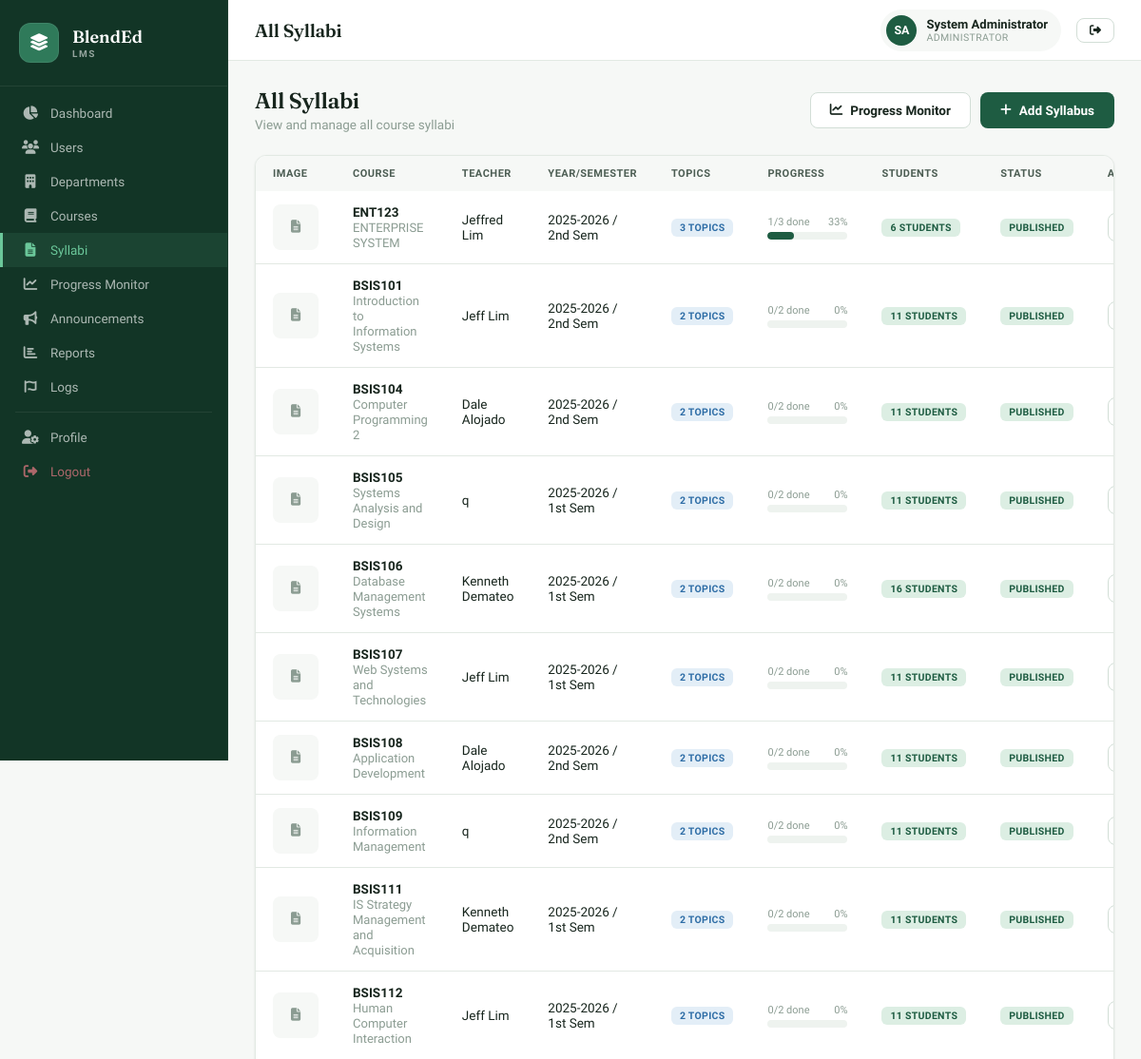
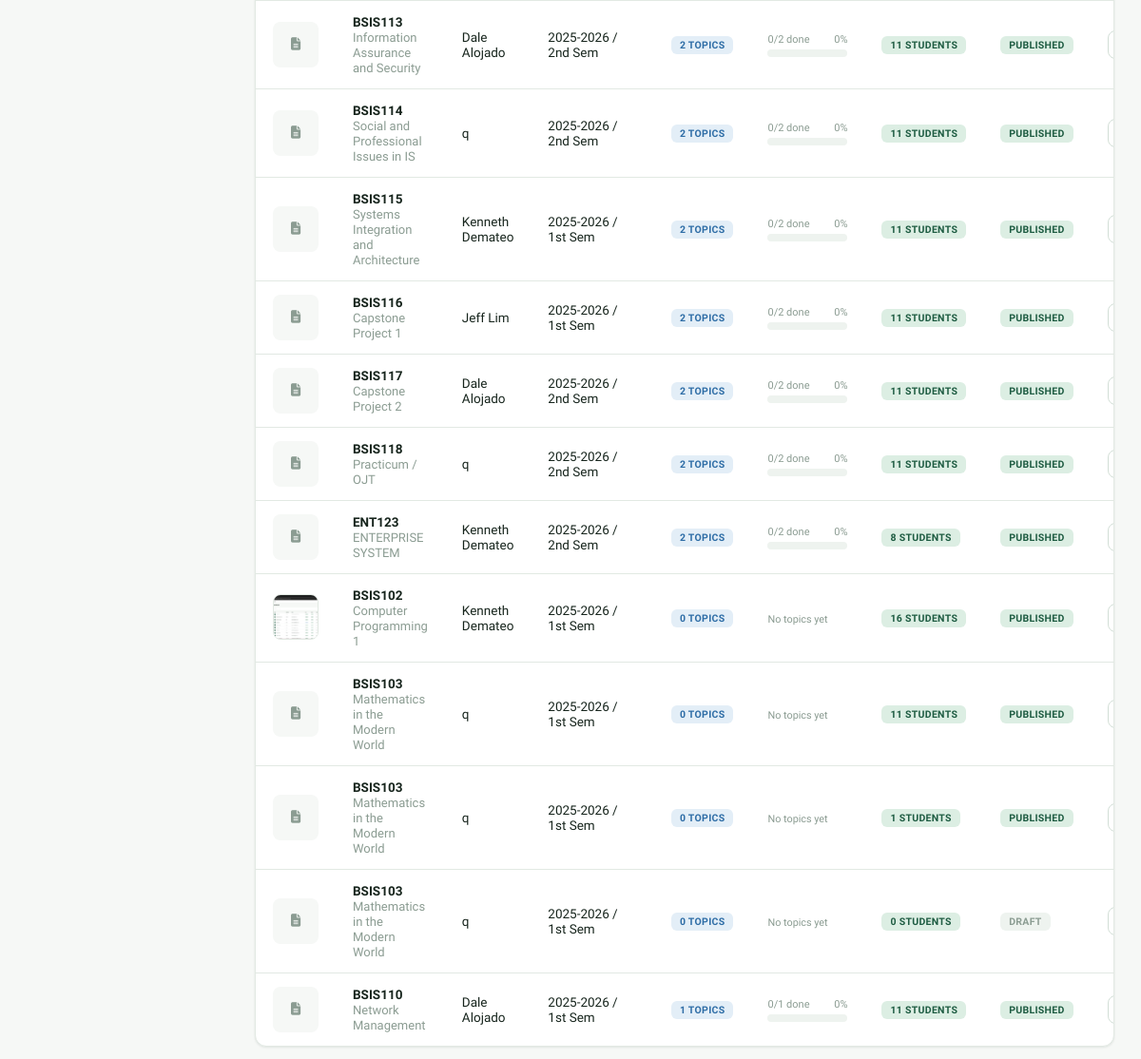
/admin/syllabi.php (signed in), run on the app's committed database (2 pictures, top to bottom).
### tables this page shows
CREATE TABLE `syllabi` (
  `id` int NOT NULL AUTO_INCREMENT,
  `course_id` int NOT NULL,
  `teacher_id` int NOT NULL,
  `academic_year` varchar(20) NOT NULL,
  `semester` enum('1st','2nd','Summer') NOT NULL,
  `section_name` varchar(100) DEFAULT NULL,
  `course_description` text,
  `course_outcomes` text,
  `grading_system` text,
  `status` enum('draft','published','archived') DEFAULT 'draft',
  `image_path` varchar(255) DEFAULT NULL,
  `syllabus_file` varchar(255) DEFAULT NULL,
  `external_url` varchar(500) DEFAULT NULL,
  `created_at` timestamp NOT NULL DEFAULT CURRENT_TIMESTAMP,
  `updated_at` timestamp NOT NULL DEFAULT CURRENT_TIMESTAMP ON UPDATE CURRENT_TIMESTAMP,
  PRIMARY KEY (`id`),
  KEY `course_id` (`course_id`),
  KEY `teacher_id` (`teacher_id`),
  CONSTRAINT `syllabi_ibfk_1` FOREIGN KEY (`course_id`) REFERENCES `courses` (`id`) ON DELETE CASCADE,
  CONSTRAINT `syllabi_ibfk_2` FOREIGN KEY (`teacher_id`) REFERENCES `users` (`id`) ON DELETE CASCADE
);

CREATE TABLE `courses` (
  `id` int NOT NULL AUTO_INCREMENT,
  `department_id` int NOT NULL,
  `course_code` varchar(20) NOT NULL,
  `course_name` varchar(150) NOT NULL,
  `description` text,
  `units` int DEFAULT '3',
  `prerequisite` varchar(255) DEFAULT 'None',
  `year_level` int DEFAULT '1',
  `semester` enum('1st','2nd','Summer') DEFAULT '1st',
  `status` enum('active','inactive') DEFAULT 'active',
  `created_at` timestamp NOT NULL DEFAULT CURRENT_TIMESTAMP,
  PRIMARY KEY (`id`),
  UNIQUE KEY `course_code` (`course_code`),
  KEY `department_id` (`department_id`),
  CONSTRAINT `courses_ibfk_1` FOREIGN KEY (`department_id`) REFERENCES `departments` (`id`) ON DELETE CASCADE
);

CREATE TABLE `users` (
  `id` int NOT NULL AUTO_INCREMENT,
  `username` varchar(50) NOT NULL,
  `password` varchar(255) NOT NULL,
  `full_name` varchar(100) NOT NULL,
  `email` varchar(100) NOT NULL,
  `role` enum('admin','teacher','student') NOT NULL,
  `profile_pic` varchar(255) DEFAULT NULL,
  `status` enum('active','inactive') DEFAULT 'active',
  `created_at` timestamp NOT NULL DEFAULT CURRENT_TIMESTAMP,
  `updated_at` timestamp NOT NULL DEFAULT CURRENT_TIMESTAMP ON UPDATE CURRENT_TIMESTAMP,
  PRIMARY KEY (`id`),
  UNIQUE KEY `username` (`username`),
  UNIQUE KEY `email` (`email`)
);

### admin/syllabi.php (the view, shortened to what this page needs)
<?php
require_once '../includes/config.php';
$syllabi = $conn->query("SELECT s.*, c.course_name, c.course_code, u.full_name as teacher_name,
    (SELECT COUNT(*) FROM syllabus_topics st WHERE st.syllabus_id=s.id) as topic_count,
    (SELECT COUNT(*) FROM syllabus_topics st WHERE st.syllabus_id=s.id AND st.is_completed=1) as completed_count,
    (SELECT COUNT(*) FROM enrollments e WHERE e.syllabus_id=s.id) as student_count
    FROM syllabi s JOIN courses c ON s.course_id=c.id JOIN users u ON s.teacher_id=u.id ORDER BY s.created_at DESC");
?>
<?php require_once '../includes/header.php'; ?>
<div class="app-layout">
<?php require_once '../includes/sidebar.php'; ?>
<div class="main-content">
<?php require_once '../includes/topbar.php'; ?>
<div class="page-content">
<div class="page-header">
    <div class="page-header-left"><h2>All Syllabi</h2><p>View and manage all course syllabi</p></div>
    <div class="page-header-right" style="display:flex;gap:10px">
        <a href="monitoring.php" class="btn btn-secondary"><i class="fas fa-chart-line"></i> Progress Monitor</a>
        <button class="btn btn-primary" onclick="openAddModal()"><i class="fas fa-plus"></i> Add Syllabus</button>
    </div>
</div>
<div class="card">
<div class="table-wrap"><table>
<thead><tr><th>Image</th><th>Course</th><th>Teacher</th><th>Year/Semester</th><th>Topics</th><th>Progress</th><th>Students</th><th>Status</th><th>Actions</th></tr></thead>
<tbody>
<?php while($s=$syllabi->fetch_assoc()):
    $topicCount = (int)$s['topic_count'];
    $completedCount = (int)$s['completed_count'];
    $pct = $topicCount > 0 ? round($completedCount / $topicCount * 100) : 0;
?>
<tr>
    <td>
        <?php if (!empty($s['image_path'] ?? null)): ?>
            <img src="<?= BASE_URL ?>uploads/syllabi/<?= htmlspecialchars($s['image_path']) ?>" style="width:48px;height:48px;object-fit:cover;border-radius:8px;border:1px solid var(--border)">
        <?php else: ?>
            <div style="width:48px;height:48px;border-radius:8px;background:var(--bg);display:flex;align-items:center;justify-content:center;color:var(--text3)"><i class="fas fa-file-alt"></i></div>
        <?php endif; ?>
    </td>
    <td>
        <strong><?= htmlspecialchars($s['course_code']) ?></strong>
        <br><small class="text-muted"><?= htmlspecialchars($s['course_name']) ?></small>
    </td>
    <td><?= htmlspecialchars($s['teacher_name']) ?></td>
    <td><?= $s['academic_year'] ?> / <?= $s['semester'] ?> Sem</td>
    <td><span class="badge badge-blue"><?= $topicCount ?> topics</span></td>
    <td style="min-width:120px">
        <?php if ($topicCount > 0): ?>
        <div style="display:flex;justify-content:space-between;font-size:11px;color:var(--text3);margin-bottom:4px">
            <span><?= $completedCount ?>/<?= $topicCount ?> done</span>
            <span><?= $pct ?>%</span>
        </div>
        <div class="progress-bar" style="height:8px"><div class="progress-fill" style="width:<?= $pct ?>%"></div></div>
        <?php else: ?>
            <span class="text-muted"><small>No topics yet</small></span>
        <?php endif; ?>
    </td>
    <td><span class="badge badge-green"><?= $s['student_count'] ?> students</span></td>
    <td><?php $sc=['draft'=>'badge-gray','published'=>'badge-green','archived'=>'badge-orange'];
        echo '<span class="badge '.$sc[$s['status']].'">'.ucfirst($s['status']).'</span>'; ?></td>
    <td><div class="action-btns">
        <a href="<?= BASE_URL ?>teacher/export_syllabus.php?id=<?= $s['id'] ?>" target="_blank" class="btn btn-secondary btn-sm" title="Print / Export Syllabus Mapping" style="color:var(--primary)"><i class="fas fa-print"></i></a>
    </div></td>
</tr>
<?php endwhile; ?>
</tbody>
</table></div>
</div>
</div></div></div>
</body></html>

### assets/css/style.css (style rules this page uses)
:root { --primary: #1E5C42; --primary-dark: #123526; --primary-mid: #2F7A5A; --primary-light: #DCEEE3; --accent: #C1774A; --accent-tint: #F5E6DA; --bg: #F6F8F6; --bg2: #EEF3EF; --white: #FFFFFF; --text: #17251D; --text2: #4C5D53; --text3: #8B9C92; --border: #E2E9E3; --border2: #D2DED6; --ease: cubic-bezier(.4,0,.2,1); --ease-out: cubic-bezier(0,0,.2,1); --shadow-xs: 0 1px 2px rgba(18,53,38,.05); --shadow-sm: 0 1px 3px rgba(18,53,38,.06), 0 1px 2px rgba(18,53,38,.04); --shadow-md: 0 4px 12px rgba(18,53,38,.08); --shadow-lg: 0 12px 32px rgba(18,53,38,.12); --radius-sm: 8px; --radius: 12px; --radius-lg: 16px; --sidebar-w: 240px; --header-h: 64px; --font: 'Plus Jakarta Sans', sans-serif; --font-display: 'Fraunces', serif; --danger: #C0364A; --danger-tint: #FBE4E7; --warning: #B67A2E; --warning-tint: #FBF0DE; --info: #2E6DA6; --info-tint: #E3EEF7; --success: #1E5C42; --success-tint: #DCEEE3; --shadow: var(--shadow-sm); --shadow2: var(--shadow-lg); }
*, *::before, *::after { box-sizing: border-box; margin: 0; padding: 0; }
html { scroll-behavior: smooth; }
body { font-family: var(--font); background: var(--bg); color: var(--text); min-height: 100vh; -webkit-font-smoothing: antialiased; }
.btn { display: inline-flex; align-items: center; gap: 8px; padding: 10px 20px; border-radius: var(--radius-sm); font-family: var(--font); font-weight: 600; font-size: 13.5px; cursor: pointer; border: 1.5px solid transparent; transition: background-color .15s var(--ease), border-color .15s var(--ease), transform .1s var(--ease), box-shadow .15s var(--ease); text-decoration: none; }
.btn-primary { background: var(--primary); color: white; }
.btn-secondary { background: var(--white); color: var(--text); border-color: var(--border2); }
.btn-sm { padding: 6px 13px; font-size: 12px; }
.app-layout { display: flex; min-height: 100vh; width: 100%; }
.main-content { margin-left: var(--sidebar-w); flex: 1; display: flex; flex-direction: column; min-width: 0; }
.page-content { padding: 28px; flex: 1; width: 100%; max-width: 1440px; margin: 0 auto; }
.card { background: var(--white); border-radius: var(--radius); box-shadow: var(--shadow-sm); border: 1px solid var(--border); overflow: hidden; width: 100%; }
.table-wrap { width: 100%; overflow-x: auto; -webkit-overflow-scrolling: touch; border-radius: 0 0 var(--radius) var(--radius); }
table { width: 100%; border-collapse: collapse; min-width: 600px; }
thead { background: var(--bg); }
th { padding: 12px 18px; text-align: left; font-size: 11px; font-weight: 700; color: var(--text2); text-transform: uppercase; letter-spacing: .5px; }
td { padding: 14px 18px; font-size: 13.5px; color: var(--text); border-bottom: 1px solid var(--border); vertical-align: middle; }
tbody tr { transition: background-color .12s var(--ease); }
tbody tr:last-child td { border-bottom: none; }
.badge { display: inline-flex; align-items: center; gap: 4px; padding: 3px 9px; border-radius: 6px; font-size: 10.5px; font-weight: 700; letter-spacing: .3px; text-transform: uppercase; white-space: nowrap; }
.badge-green { background: var(--success-tint); color: var(--primary); }
.badge-blue { background: var(--info-tint); color: var(--info); }
.badge-gray { background: var(--bg2); color: var(--text3); }
.progress-bar { height: 7px; background: var(--bg2); border-radius: 5px; overflow: hidden; }
.progress-fill { height: 100%; border-radius: 5px; background: var(--primary); transition: width .5s var(--ease); }
.page-header { display: flex; align-items: center; justify-content: space-between; margin-bottom: 24px; gap: 16px; }
.page-header-left h2 { font-family: var(--font-display); font-size: 23px; font-weight: 600; color: var(--text); letter-spacing: -.3px; }
.page-header-left p { font-size: 13.5px; color: var(--text3); margin-top: 3px; }
.text-muted { color: var(--text3); font-size: 13px; }
.action-btns { display: flex; gap: 6px; }

### data on the page
syllabi: course.course_code "ENT123", course.course_name "ENTERPRISE SYSTEM", teacher.full_name "Jeffred Lim", academic_year "2025-2026", semester "2nd", topicCount "3", completedCount "1", pct "33", student_count "6", status "PUBLISHED"
syllabi: course.course_code "BSIS101", course.course_name "Introduction to Information Systems", teacher.full_name "Jeff Lim", academic_year "2025-2026", semester "2nd", topicCount "2", completedCount "0", pct "0", student_count "11", status "PUBLISHED"
syllabi: course.course_code "BSIS104", course.course_name "Computer Programming 2", teacher.full_name "Dale Alojado", academic_year "2025-2026", semester "2nd", topicCount "2", completedCount "0", pct "0", student_count "11", status "PUBLISHED"
syllabi: course.course_code "BSIS105", course.course_name "Systems Analysis and Design", teacher.full_name "q", academic_year "2025-2026", semester "1st", topicCount "2", completedCount "0", pct "0", student_count "11", status "PUBLISHED"
syllabi: course.course_code "BSIS106", course.course_name "Database Management Systems", teacher.full_name "Kenneth Demateo", academic_year "2025-2026", semester "1st", topicCount "2", completedCount "0", pct "0", student_count "16", status "PUBLISHED"
syllabi: course.course_code "BSIS107", course.course_name "Web Systems and Technologies", teacher.full_name "Jeff Lim", academic_year "2025-2026", semester "1st", topicCount "2", completedCount "0", pct "0", student_count "11", status "PUBLISHED"
syllabi: course.course_code "BSIS108", course.course_name "Application Development", teacher.full_name "Dale Alojado", academic_year "2025-2026", semester "2nd", topicCount "2", completedCount "0", pct "0", student_count "11", status "PUBLISHED"
syllabi: course.course_code "BSIS109", course.course_name "Information Management", teacher.full_name "q", academic_year "2025-2026", semester "2nd", topicCount "2", completedCount "0", pct "0", student_count "11", status "PUBLISHED"
syllabi: course.course_code "BSIS111", course.course_name "IS Strategy Management and Acquisition", teacher.full_name "Kenneth Demateo", academic_year "2025-2026", semester "1st", topicCount "2", completedCount "0", pct "0", student_count "11", status "PUBLISHED"
syllabi: course.course_code "BSIS112", course.course_name "Human Computer Interaction", teacher.full_name "Jeff Lim", academic_year "2025-2026", semester "1st", topicCount "2", completedCount "0", pct "0", student_count "11", status "PUBLISHED"
syllabi: course.course_code "BSIS113", course.course_name "Information Assurance and Security", teacher.full_name "Dale Alojado", academic_year "2025-2026", semester "2nd", topicCount "2", completedCount "0", pct "0", student_count "11", status "PUBLISHED"
syllabi: course.course_code "BSIS114", course.course_name "Social and Professional Issues in IS", teacher.full_name "q", academic_year "2025-2026", semester "2nd", topicCount "2", completedCount "0", pct "0", student_count "11", status "PUBLISHED"
syllabi: course.course_code "BSIS115", course.course_name "Systems Integration and Architecture", teacher.full_name "Kenneth Demateo", academic_year "2025-2026", semester "1st", topicCount "2", completedCount "0", pct "0", student_count "11", status "PUBLISHED"
syllabi: course.course_code "BSIS116", course.course_name "Capstone Project 1", teacher.full_name "Jeff Lim", academic_year "2025-2026", semester "1st", topicCount "2", completedCount "0", pct "0", student_count "11", status "PUBLISHED"
syllabi: course.course_code "BSIS117", course.course_name "Capstone Project 2", teacher.full_name "Dale Alojado", academic_year "2025-2026", semester "2nd", topicCount "2", completedCount "0", pct "0", student_count "11", status "PUBLISHED"
syllabi: course.course_code "BSIS118", course.course_name "Practicum / OJT", teacher.full_name "q", academic_year "2025-2026", semester "2nd", topicCount "2", completedCount "0", pct "0", student_count "11", status "PUBLISHED"
syllabi: course.course_code "ENT123", course.course_name "ENTERPRISE SYSTEM", teacher.full_name "Kenneth Demateo", academic_year "2025-2026", semester "2nd", topicCount "2", completedCount "0", pct "0", student_count "8", status "PUBLISHED"
syllabi: image_path (picture), course.course_code "BSIS102", course.course_name "Computer Programming 1", teacher.full_name "Kenneth Demateo", academic_year "2025-2026", semester "1st", topicCount "0", shows "No topics yet", student_count "16", status "PUBLISHED"
syllabi: course.course_code "BSIS103", course.course_name "Mathematics in the Modern World", teacher.full_name "q", academic_year "2025-2026", semester "1st", topicCount "0", shows "No topics yet", student_count "11", status "PUBLISHED"
syllabi: course.course_code "BSIS103", course.course_name "Mathematics in the Modern World", teacher.full_name "q", academic_year "2025-2026", semester "1st", topicCount "0", shows "No topics yet", student_count "1", status "PUBLISHED"
syllabi: course.course_code "BSIS103", course.course_name "Mathematics in the Modern World", teacher.full_name "q", academic_year "2025-2026", semester "1st", topicCount "0", shows "No topics yet", student_count "0", status "DRAFT"
syllabi: course.course_code "BSIS110", course.course_name "Network Management", teacher.full_name "Dale Alojado", academic_year "2025-2026", semester "1st", topicCount "1", completedCount "0", pct "0", student_count "11", status "PUBLISHED"

### other printed values
$pageTitle "All Syllabi"
$initials "SA"
$_SESSION['full_name'] "System Administrator"
$roleLabel[$r] "ADMINISTRATOR"
